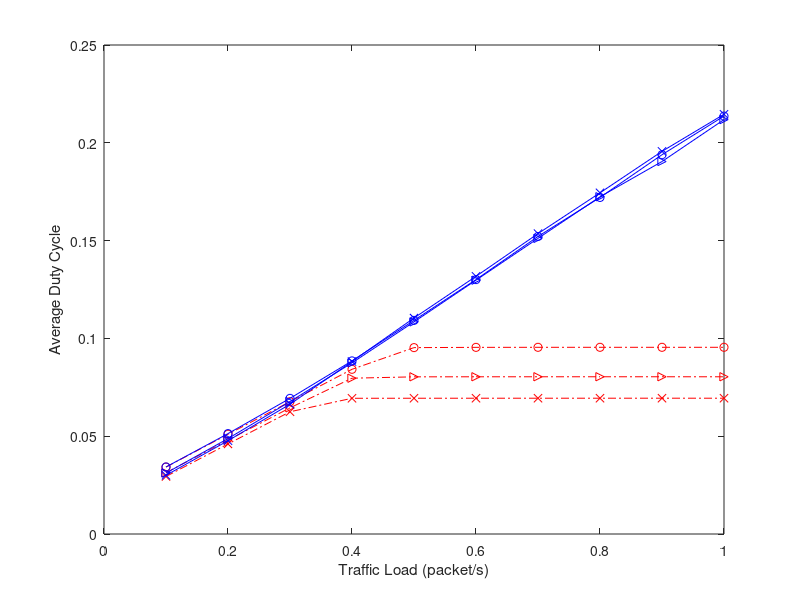

The MATLAB script that drew this image: (Note: this script raises an error after producing the figure.)
% Plot duty cycle, chain topology, from 1hop - 10 hops
% \xi = 14, 17, 20, traffic load: 0.1:0.1:1
% PRI-basic, PRI-ASM (adaptive schedule maintaince)
basic_14=[0.034209177	0.050986435	0.067668193	0.084205635	0.095287179	0.095423731	0.095446718	0.095451401	0.095448629	0.095452381];
basic_17=[0.031337282	0.04803432	0.06450085	0.079654359	0.080351468	0.080377371	0.08038424	0.080389344	0.080388515	0.080378406];
basic_20=[0.029405174	0.046031177	0.062495057	0.06939033	0.069407483	0.069418289	0.069420522	0.069422529	0.069430465	0.069422485];
asm_14=[0.034264365	0.051319664	0.069346023	0.088495995	0.109211958	0.130057661	0.152122369	0.172061488	0.193909462	0.213653903];
asm_17=[0.031145066	0.048782902	0.067691516	0.087498082	0.108437697	0.129773546	0.151135586	0.172397131	0.190434195	0.211853424];
asm_20=[0.03000734	0.047696559	0.066350204	0.088183791	0.110421469	0.131732554	0.153565246	0.17442753	0.19562516	0.214580962];

figure;
hold off;
arrival_rate=0.1:0.1:1;
plot(arrival_rate,basic_14,'ro-.');
hold on;
plot(arrival_rate,basic_17,'r>-.');
plot(arrival_rate,basic_20,'rx-.');


plot(arrival_rate,asm_14,'bo-');
plot(arrival_rate,asm_17,'b>-');
plot(arrival_rate,asm_20,'bx-');

% set(gca,'XTick',0.05:0.05:0.5);
% set(gca,'XTickLabel',0.05:0.05:0.5);
%set(gca,'Xdir','reverse')

%axis([0.05 0.5 0.012 0.026]);
xlabel('Traffic Load (packet/s)');
ylabel('Average Duty Cycle');
legend('PRI-basic, {{\it{\xi}} = 14}','PRI-basic, {{\it{\xi}} = 17}','PRI-basic, {{\it{\xi}} = 20}', ...
    'PRI-ASM, {{\it{\xi}} = 14}','PRI-ASM, {{\it{\xi}} = 17}','PRI-ASM, {{\it{\xi}} = 20}',2);
% grid on;
